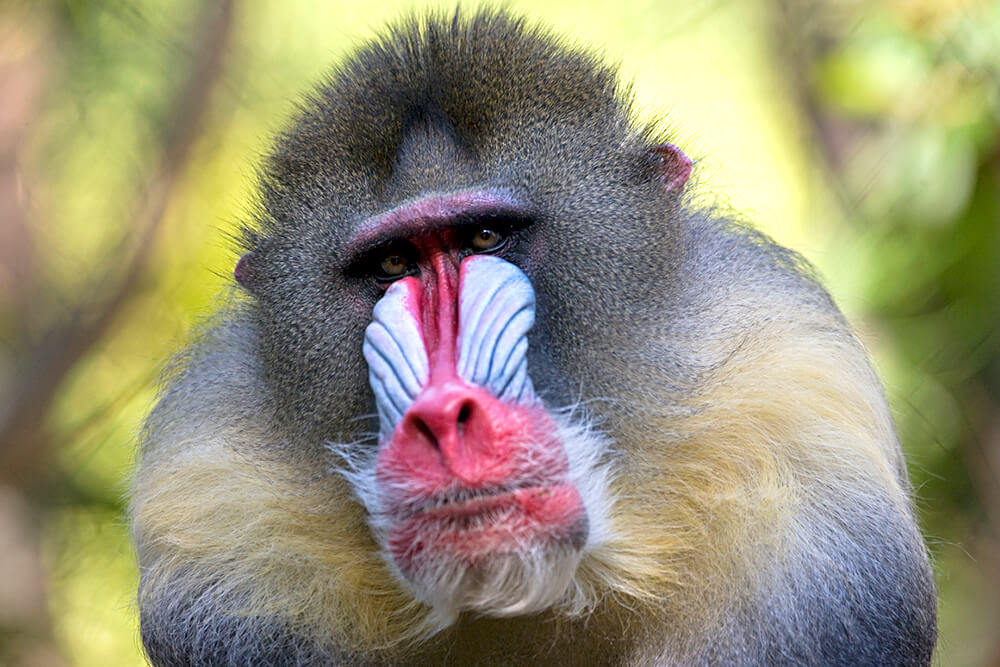
#> input picture Image Processing/Assignment 35/input/mandrill_male.jpg, 1000 x 667 px, found by its file name
$ jupyter execute color_to_gray.ipynb
#> lines starting #> are read from the running program, lines starting #| are printed output that depends on the picture
[cell 1]
import cv2
import numpy as np
import matplotlib.pyplot as plt

[cell 2]
image = cv2.imread("input\mandrill_male.jpg")
#> image is the input picture: shape (667, 1000, 3); mean B, G, R 118.7, 144.7, 150.2
R,G,B = cv2.split(image)
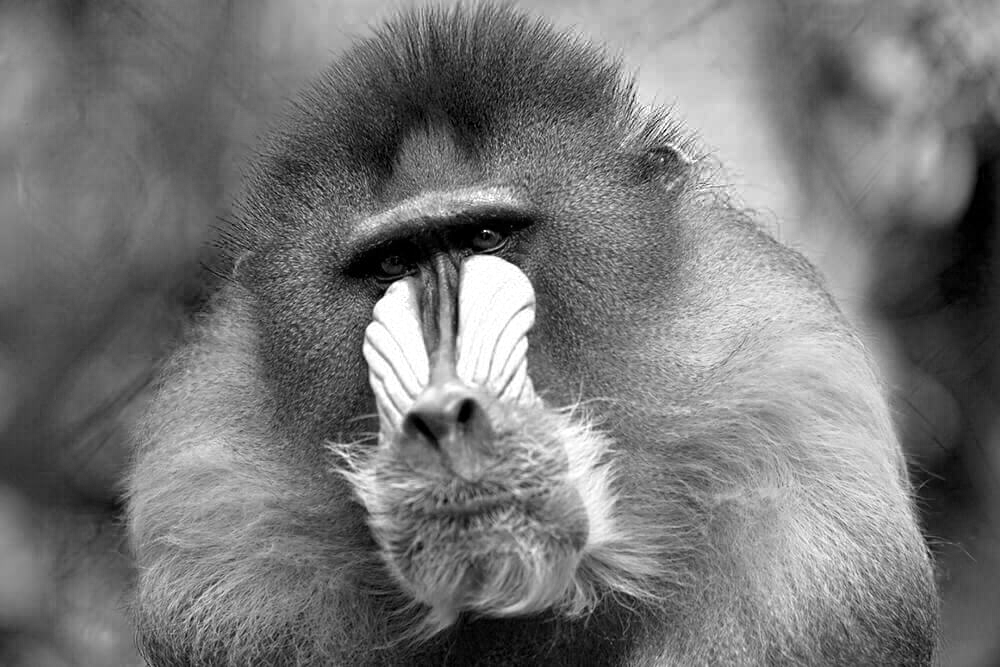
#> R: shape (667, 1000); min 0, max 255, mean 118.7
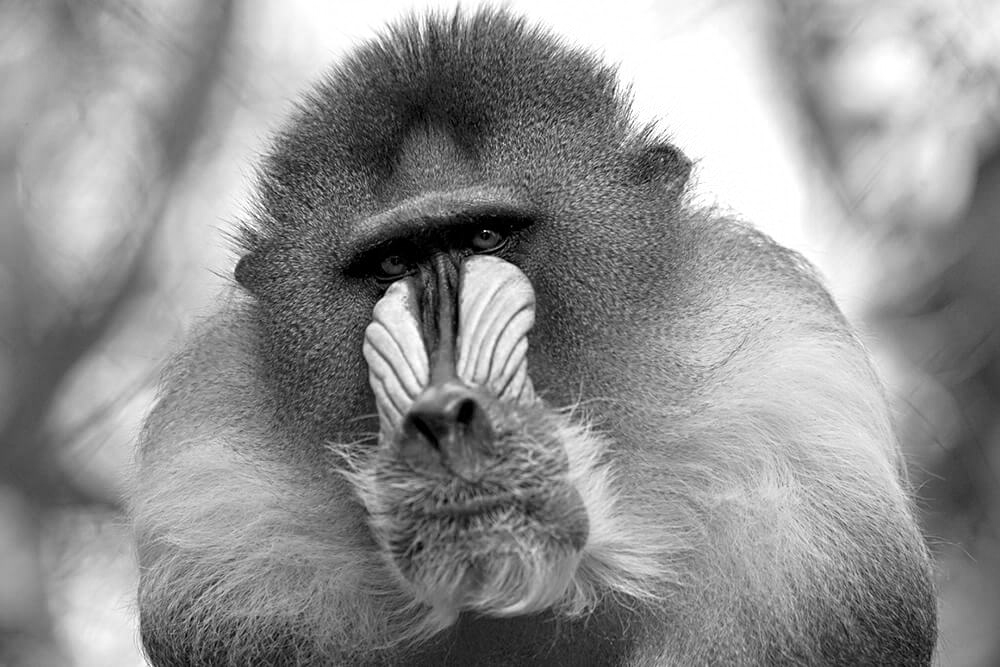
#> G: shape (667, 1000); min 0, max 255, mean 144.7
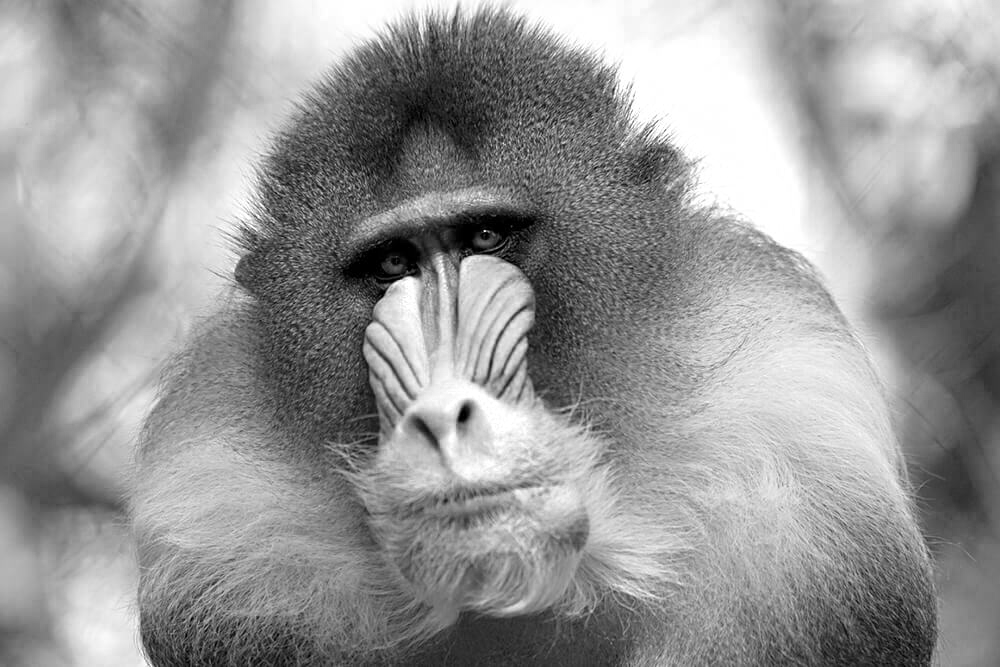
#> B: shape (667, 1000); min 0, max 255, mean 150.2
# R=R.astype(float)
# G=G.astype(float)
# B=B.astype(float)
result = np.zeros(image.shape[:2],dtype=np.uint8)

for i in range(image.shape[0]):
    for j in range(image.shape[1]):
        # result[i,j] = (R[i,j] + B[i,j] + G[i,j]) // 3
        result[i,j] = R[i,j]// 3 + B[i,j]// 3 + G[i,j] // 3
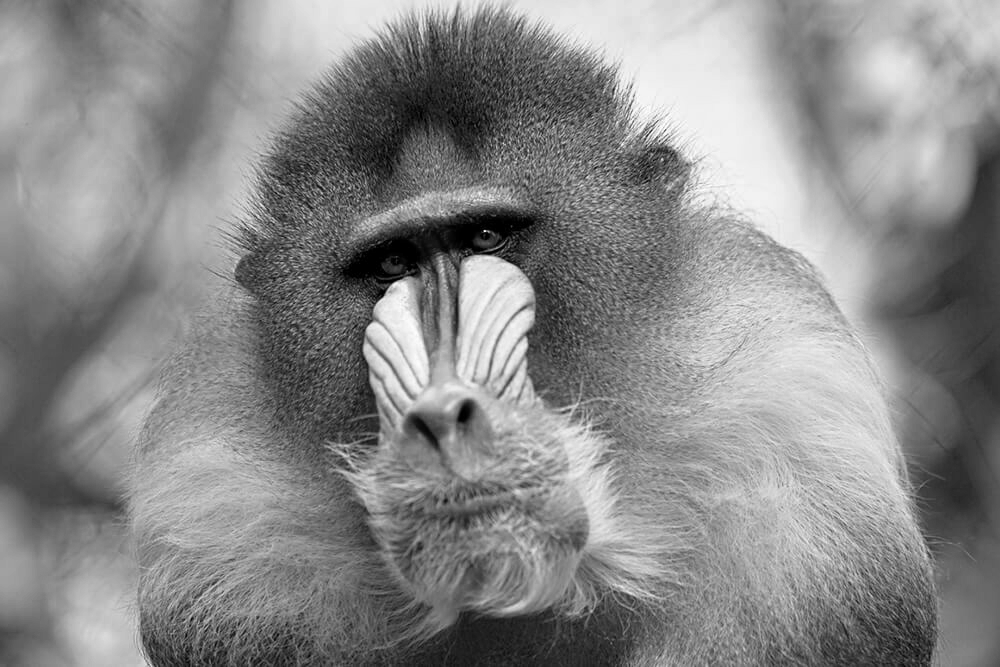
#> result: shape (667, 1000); min 0, max 254, mean 136.9

plt.imshow(result,cmap='gray')
plt.show()

[cell 3]
result = np.mean(image,axis=2)
plt.imshow(result,cmap='gray')
plt.show()

$ run again, with Image Processing/Assignment 35/input/monkey.jpg copied over Image Processing/Assignment 35/input/mandrill_male.jpg
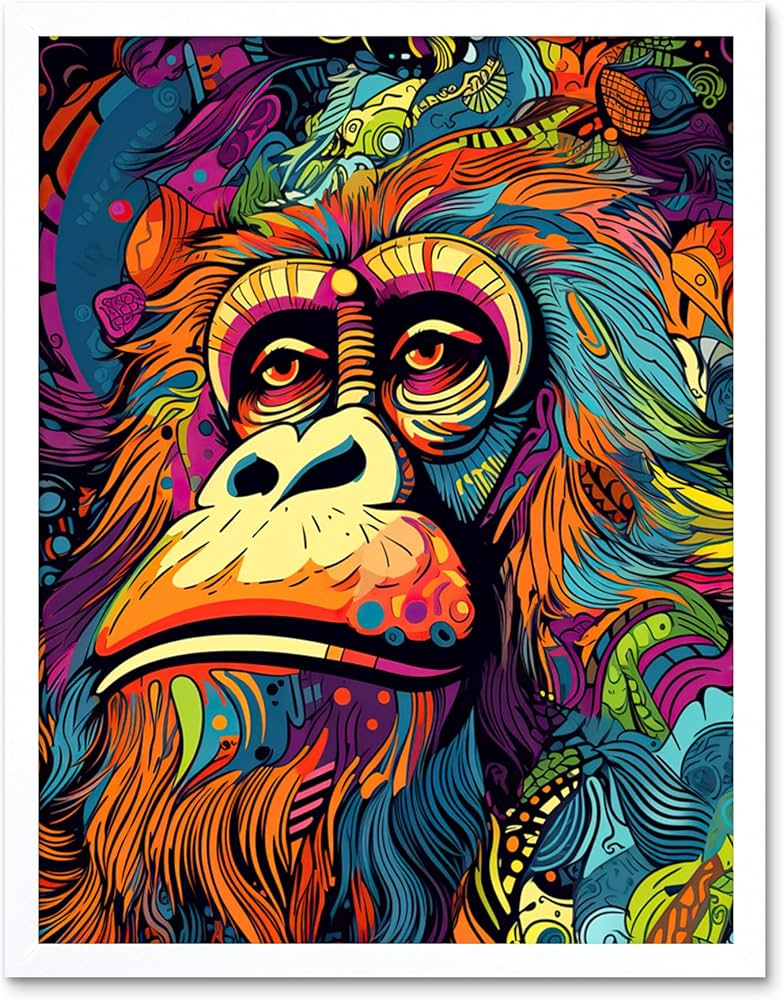
#> input picture Image Processing/Assignment 35/input/monkey.jpg, 784 x 1000 px, found by its file name
#> image is the input picture: shape (1000, 784, 3); mean B, G, R 101, 112.1, 131
#> `R,G,B = cv2.split(image)`:
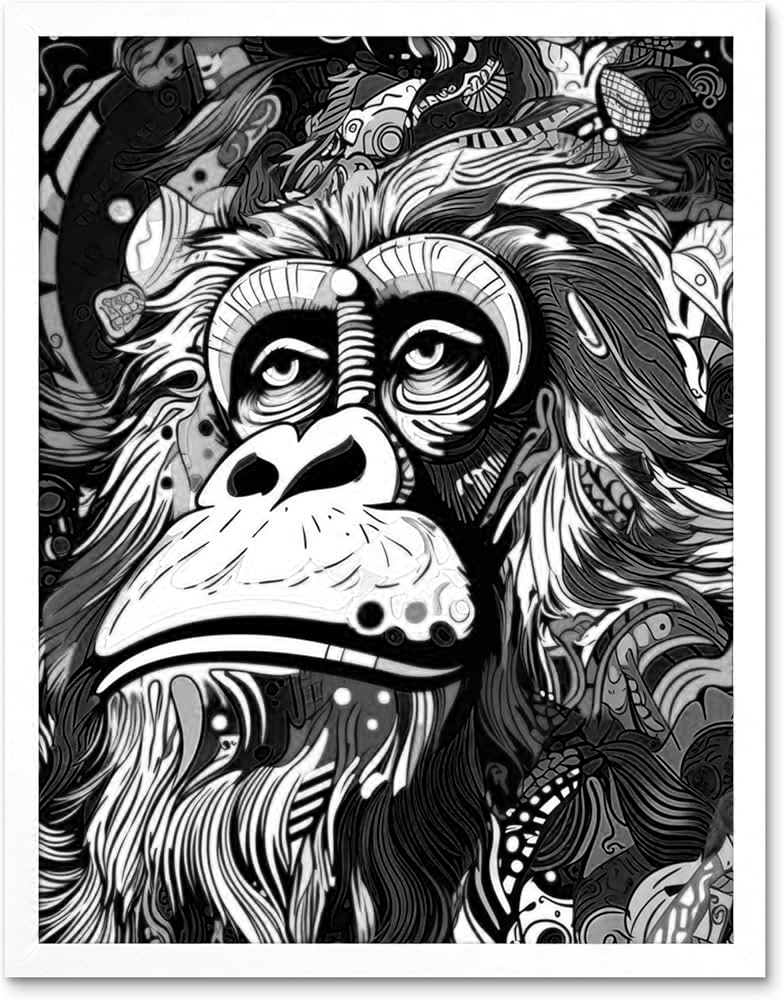
#> B: shape (1000, 784); min 0, max 255, mean 131
#> after the loop `for i in range(image.shape[0]):`:
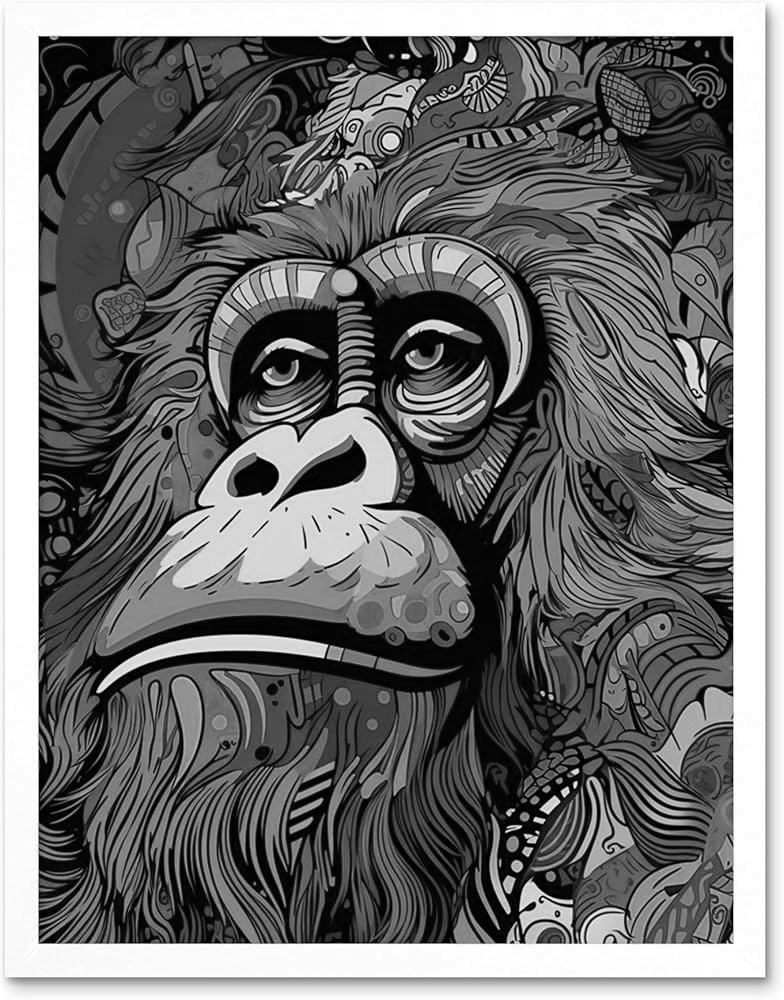
#> result: shape (1000, 784); min 0, max 255, mean 113.8

$ run again, with Image Processing/Assignment 35/input/person.jpg copied over Image Processing/Assignment 35/input/mandrill_male.jpg
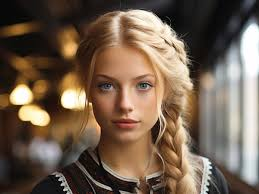
#> input picture Image Processing/Assignment 35/input/person.jpg, 259 x 194 px, found by its file name
#> image is the input picture: shape (194, 259, 3); mean B, G, R 79.3, 96.2, 115.2
#> `R,G,B = cv2.split(image)`:
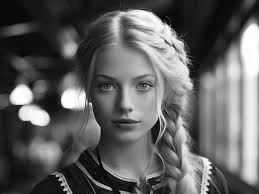
#> G: shape (194, 259); min 0, max 255, mean 96.2
#> `R,G,B = cv2.split(image)`:
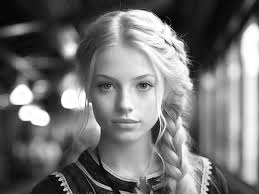
#> B: shape (194, 259); min 0, max 255, mean 115.2
